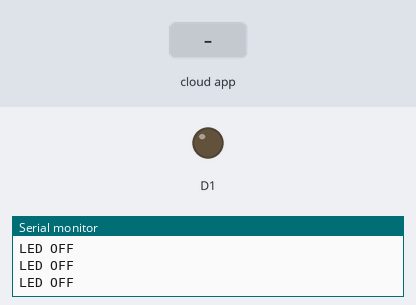
The sketch below on a simulated ESP8266 (NodeMCU). Shown: output pins drawn as LEDs (lit = HIGH), the last lines printed to the serial monitor. Inputs (shaded band) come from the test bench. WiFi joins after 1.5 s; servers stay silent unless stated; the Firebase database answers and starts empty.

Above: at 2.7 s.
2.8 s: the phone or cloud app sets Node to 1
At 3.4 s:
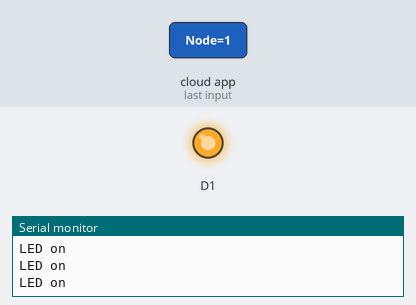
4.4 s: the phone or cloud app sets Node to 0
At 5.8 s:
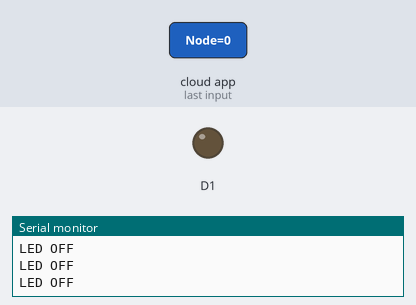
Timing chart, 0 to 7.4 s (numbered marks = the images above; inputs shaded):
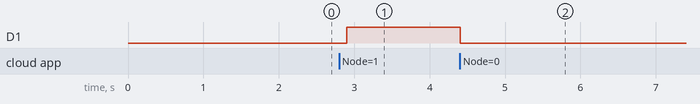

Measured:
- after the input at 2.8 s, D1: LOW → HIGH after 0.10 s
- after the input at 4.4 s, D1: HIGH → LOW at once

The sketch:

firebase.ino
```cpp
#include<ESP8266WiFi.h>
#include<FirebaseArduino.h>

#define FIREBASE_HOST "priorfire1.firebaseio.com"
#define FIREBASE_AUTH "zh2rOSto8AyL93NLdl3N2GVxQQK1VNcIVWdSyBU1"
#define WIFI_SSID "le"
#define WIFI_PASSWORD "hellohello1234"


void setup() {
  // put your setup code here, to run once:
  pinMode(D1, OUTPUT);
  Serial.begin(115200);
  WiFi.begin(WIFI_SSID,WIFI_PASSWORD);
  Serial.print("Connecting");
  while(WiFi.status() != WL_CONNECTED){
    Serial.print(".");
    delay(500);
  }
  Serial.println();
  Serial.print("Connected to:");
  Serial.println(WiFi.localIP());
  Firebase.begin(FIREBASE_HOST, FIREBASE_AUTH);
 // Firebase.set("Node", 0);
}

int n = 0;
void loop() {
  // put your main code here, to run repeatedly:
  n = Firebase.getInt("Node");
 if(Firebase.failed()){
      Serial.print("failed");
      Serial.println(Firebase.error());
      return;
      delay(100);
    }
 else{
  if(n == 1){
    Serial.println("LED on");
    digitalWrite(D1, HIGH);
    return;
    delay(100);

  }

  else{
    Serial.println("LED OFF");
    digitalWrite(D1, LOW);
    delay(100);
  }
 }

}
```
